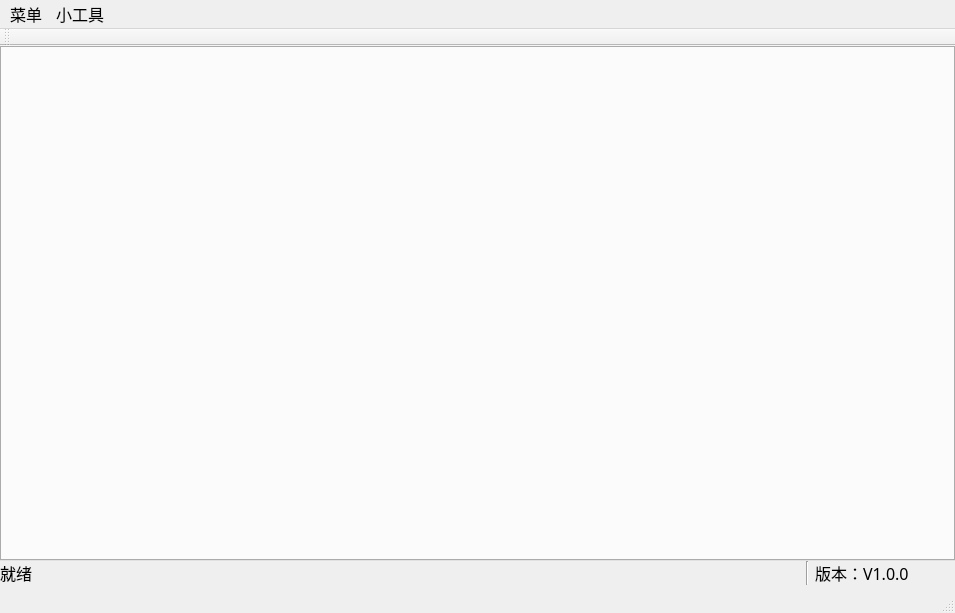
<?xml version="1.0" encoding="UTF-8"?>
<ui version="4.0">
 <class>MainWindow</class>
 <widget class="QMainWindow" name="MainWindow">
  <property name="geometry">
   <rect>
    <x>0</x>
    <y>0</y>
    <width>955</width>
    <height>613</height>
   </rect>
  </property>
  <property name="font">
   <font>
    <family>Microsoft YaHei</family>
    <pointsize>12</pointsize>
   </font>
  </property>
  <property name="windowTitle">
   <string>MainWindow</string>
  </property>
  <property name="windowIcon">
   <iconset resource="../img.qrc">
    <normaloff>:/new/prefix1/img/logo.png</normaloff>:/new/prefix1/img/logo.png</iconset>
  </property>
  <property name="styleSheet">
   <string notr="true"/>
  </property>
  <widget class="QWidget" name="centralWidget">
   <layout class="QVBoxLayout" name="verticalLayout_10">
    <property name="spacing">
     <number>0</number>
    </property>
    <property name="leftMargin">
     <number>0</number>
    </property>
    <property name="topMargin">
     <number>0</number>
    </property>
    <property name="rightMargin">
     <number>0</number>
    </property>
    <property name="bottomMargin">
     <number>0</number>
    </property>
    <item>
     <layout class="QHBoxLayout" name="horizontalLayout_10">
      <item>
       <layout class="QHBoxLayout" name="horizontalLayout_8">
        <item>
         <widget class="QTabWidget" name="tabWidget">
          <property name="font">
           <font>
            <family>Microsoft JhengHei</family>
            <pointsize>10</pointsize>
            <weight>50</weight>
            <italic>false</italic>
            <bold>false</bold>
           </font>
          </property>
          <property name="styleSheet">
           <string notr="true">font: 10pt &quot;Microsoft JhengHei&quot;;</string>
          </property>
          <property name="currentIndex">
           <number>-1</number>
          </property>
          <property name="iconSize">
           <size>
            <width>16</width>
            <height>16</height>
           </size>
          </property>
         </widget>
        </item>
       </layout>
      </item>
     </layout>
    </item>
    <item>
     <layout class="QHBoxLayout" name="horizontalLayout_17">
      <item>
       <widget class="QLabel" name="label_10">
        <property name="font">
         <font>
          <family>Microsoft YaHei</family>
          <pointsize>12</pointsize>
         </font>
        </property>
        <property name="text">
         <string>就绪</string>
        </property>
       </widget>
      </item>
      <item>
       <widget class="Line" name="line_3">
        <property name="orientation">
         <enum>Qt::Vertical</enum>
        </property>
       </widget>
      </item>
      <item>
       <widget class="QLabel" name="label_11">
        <property name="maximumSize">
         <size>
          <width>140</width>
          <height>16777215</height>
         </size>
        </property>
        <property name="font">
         <font>
          <family>Microsoft YaHei</family>
          <pointsize>12</pointsize>
         </font>
        </property>
        <property name="text">
         <string>版本：V1.0.0</string>
        </property>
       </widget>
      </item>
     </layout>
    </item>
   </layout>
  </widget>
  <widget class="QMenuBar" name="menuBar">
   <property name="geometry">
    <rect>
     <x>0</x>
     <y>0</y>
     <width>955</width>
     <height>23</height>
    </rect>
   </property>
   <widget class="QMenu" name="menu">
    <property name="title">
     <string>菜单</string>
    </property>
    <addaction name="action_3"/>
   </widget>
   <widget class="QMenu" name="menu_2">
    <property name="title">
     <string>小工具</string>
    </property>
    <addaction name="action_2"/>
   </widget>
   <addaction name="menu"/>
   <addaction name="menu_2"/>
  </widget>
  <widget class="QToolBar" name="mainToolBar">
   <attribute name="toolBarArea">
    <enum>TopToolBarArea</enum>
   </attribute>
   <attribute name="toolBarBreak">
    <bool>false</bool>
   </attribute>
  </widget>
  <widget class="QStatusBar" name="statusBar"/>
  <action name="action">
   <property name="text">
    <string>导入配置</string>
   </property>
  </action>
  <action name="action_2">
   <property name="icon">
    <iconset resource="../img.qrc">
     <normaloff>:/new/prefix1/img/debug.png</normaloff>:/new/prefix1/img/debug.png</iconset>
   </property>
   <property name="text">
    <string>校验</string>
   </property>
  </action>
  <action name="action_3">
   <property name="text">
    <string>日志设置</string>
   </property>
  </action>
 </widget>
 <layoutdefault spacing="6" margin="11"/>
 <resources>
  <include location="../img.qrc"/>
 </resources>
 <connections/>
</ui>
